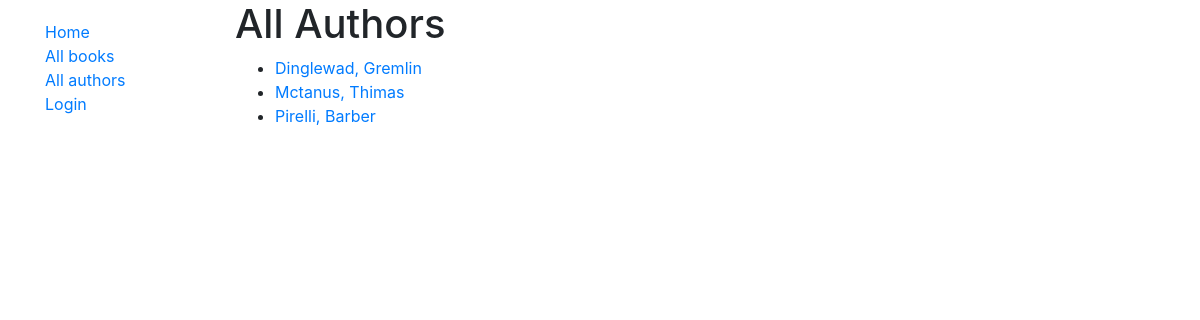
The app's page /catalog/authors/, older data.
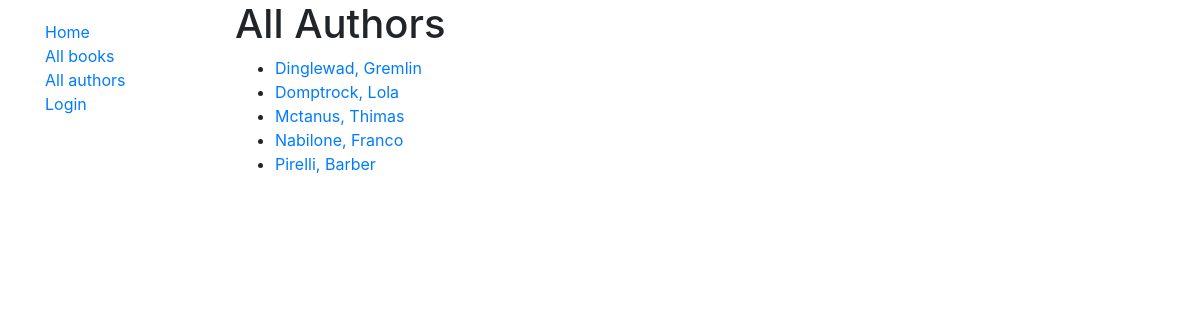
The same page, newer data.
### catalog/models.py (models this page shows, shortened)
class Author(models.Model):
    first_name = models.CharField(max_length=100)
    last_name = models.CharField(max_length=100)
    date_of_birth = models.DateField(null=True, blank=True)
    date_of_death = models.DateField(null=True, blank=True)
    class Meta:
        ordering = ['last_name', 'first_name']
        permissions = (("can_crud_authors", "Create, Update, Delete Author records"), )
    def get_absolute_url(self):
        return reverse('author-detail', args=[str(self.id)])

### catalog/views.py (the view)
# urls.py: path('authors/', views.AuthorListView.as_view(), name='authors'),
class AuthorListView(generic.ListView):
    model = Author

### catalog/templates/catalog/author_list.html (shortened to what this page needs)
{% extends 'catalog/base_generic.html' %}
{% block content %}
    <h1>All Authors</h1>
    {% if author_list %}
        <ul>
            {% for author in author_list %}
                <li>
                    <a href="{{ author.get_absolute_url }}">
                        {{ author.last_name }}, {{ author.first_name }}
                    </a>
                </li>
            {% endfor %}
        </ul>
    {% else %}
        <p>There are no authors in the Library at the moment!</p>
    {% endif %}
{% endblock %}

### catalog/templates/catalog/base_generic.html (shortened to what this page needs)
<!DOCTYPE html>
<html lang="en">
<head>
    <link rel="stylesheet" href="https://stackpath.bootstrapcdn.com/bootstrap/4.1.3/css/bootstrap.min.css">
    {% load static %}
    <link rel="stylesheet" href="{% static 'css/styles.css' %}">
</head>
<body>
    <div class="container">
        <div class="row">
            <div class="col-sm-2">
                {% block sidebar %}
                <ul class="sidebar-nav">
                    <li><a href="{% url 'index' %}">Home</a></li>
                    <li><a href="{% url 'books' %}">All books</a></li>
                    <li><a href="{% url 'authors' %}">All authors</a></li>
                    {% if user.is_authenticated %}
                        <li>User: {{ user.get_username }}</li>
                        <li><a href="{% url 'logout' %}?next={{ request.path }}">Logout</a></li>
                        <li><a href="{% url 'my-borrowed' %}">My Borrowed Books</a></li>
                        {% if perms.catalog.can_mark_returned %}
                            <hr>
                            <li><a href="{% url 'all-borrowed' %}">All borrowed books</a></li>
                        {% endif %}
                    {% else %}
                        <li><a href="{% url 'login' %}?next={{ request.path }}">Login</a></li>
                    {% endif %}
                </ul>
                {% endblock %}
            </div>
            <div class="col-sm-10">
                {% block content %}
                {% endblock %}
            </div>
        </div>
    </div>
</body>
</html>

### catalog/static/css/styles.css (style rules this page uses)
.sidebar-nav { margin-top: 20px; padding: 0; list-style: none; }

Row changes from the older to the newer data that the page shows:
added Author: last_name "Domptrock", first_name "Lola"
added Author: last_name "Nabilone", first_name "Franco"
